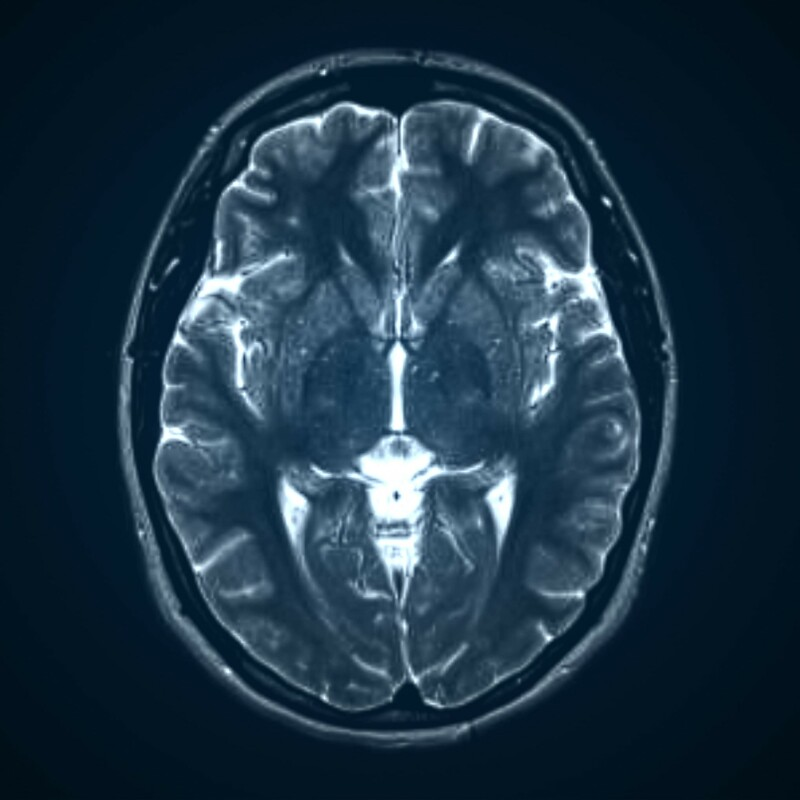
#> input picture Labtest1/mri1.jpg, 800 x 800 px, found by its file name
$ python morphology.py
#> lines starting #> are read from the running program, lines starting #| are printed output that depends on the picture; after the words box and inside, x2 and y2 are one past the last pixel; in counts of white or black regions, pixels touching at a corner belong together
import cv2
import matplotlib.pyplot as plt
def main():
	path = '/home/mehedi/Desktop/Digital Image Processing/Labtest1/mri1.jpg'
	print(path)
	rgbImg = plt.imread(path)
#> rgbImg is the input picture: shape (800, 800, 3); mean R, G, B 28.3, 51.8, 68.8
	print(rgbImg.shape)
#| (800, 800, 3)
	plt.subplot(2,2,1)
	plt.imshow(rgbImg)
	grayscale =  cv2.cvtColor(rgbImg,cv2.COLOR_RGB2GRAY)
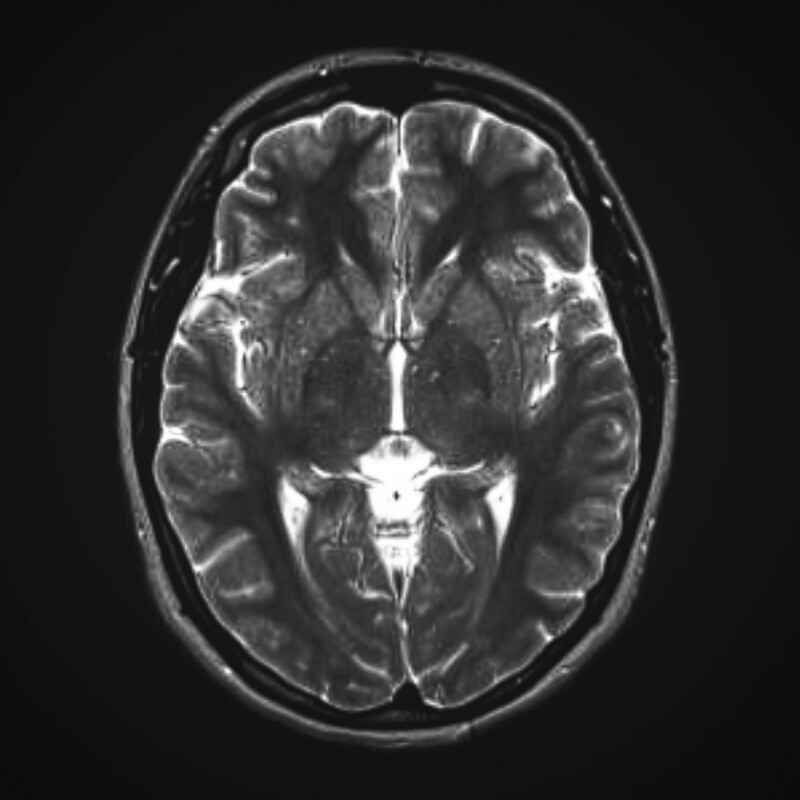
#> grayscale: shape (800, 800); min 10, max 255, mean 46.7
	print(grayscale.shape)
#| (800, 800)
	plt.subplot(2,2,2)
	plt.imshow(grayscale,cmap='gray')

	_,binaryImg = cv2.threshold(grayscale,127,255,cv2.THRESH_BINARY)
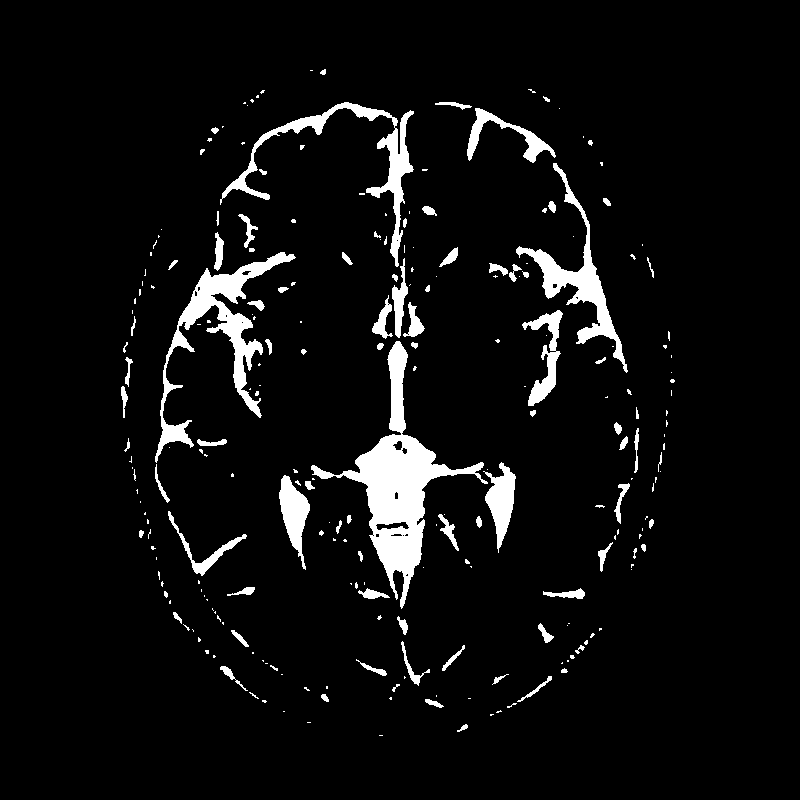
#> binaryImg: shape (800, 800); 5.7% white; 245 white regions (155 under 20 px), largest, box (x1, y1, x2, y2) and area: (311, 341, 488, 609) 9506, (155, 252, 296, 463) 5360, (220, 102, 414, 267) 3691

	plt.subplot(2,2,3)
	plt.imshow(binaryImg,cmap='gray')
	plt.subplot(2,2,4)
	plt.hist(grayscale.ravel(),256,[0,255])


	plt.show()
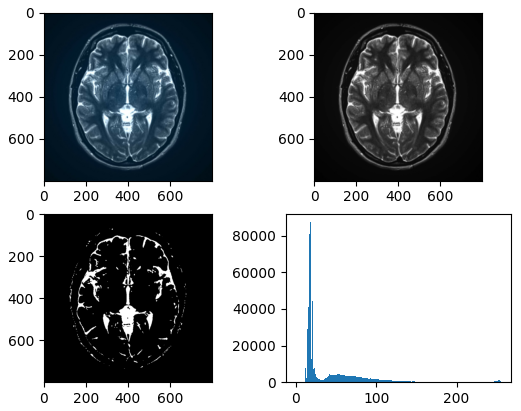
#> figure drawn by matplotlib, 4 panels; panel 4: tallest bar 87254 high, from x = 17.93 to 18.93


if __name__ == '__main__':
	main()
